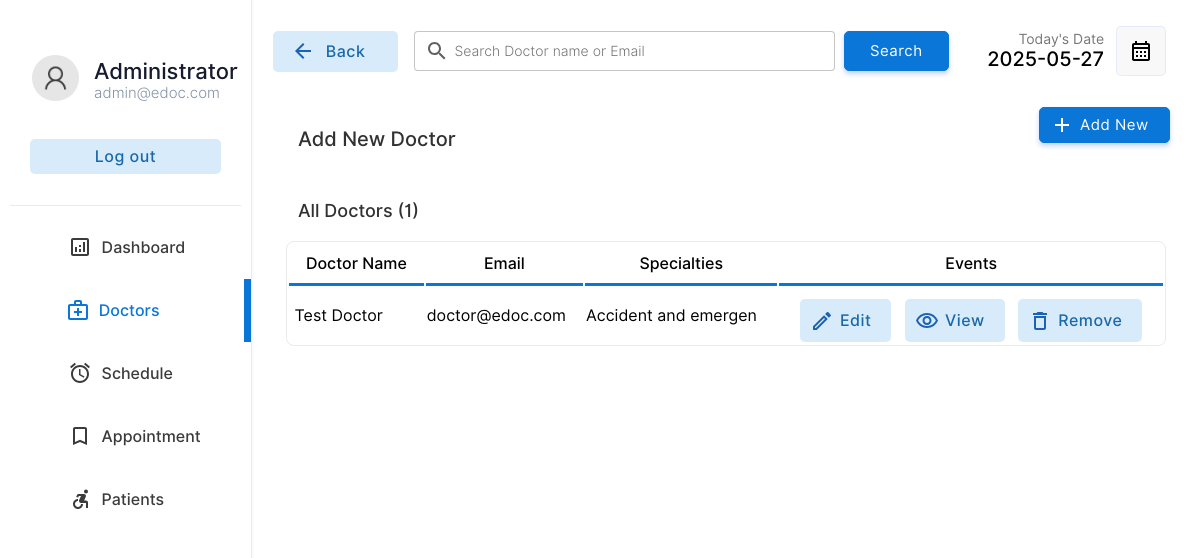
Page /doctor/doctors.php (signed in) on the earlier database version.
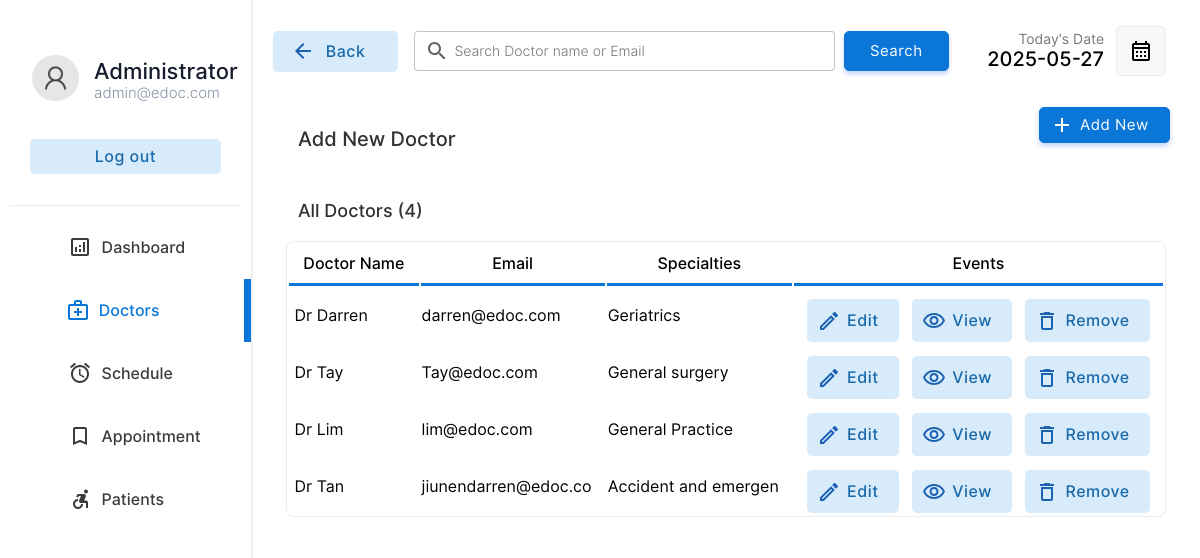
Same page on the later database version.
### tables this page shows
CREATE TABLE `doctor` (
  `docid` int(11) NOT NULL,
  `docemail` varchar(255) DEFAULT NULL,
  `docname` varchar(255) DEFAULT NULL,
  `docpassword` varchar(255) DEFAULT NULL,
  `docnic` varchar(15) DEFAULT NULL,
  `doctel` varchar(15) DEFAULT NULL,
  `specialties` int(2) DEFAULT NULL
);

CREATE TABLE `specialties` (
  `id` int(2) NOT NULL,
  `sname` varchar(50) DEFAULT NULL
);

### doctor/doctors.php (the view, shortened to what this page needs)
<!DOCTYPE html>
<html lang="en">
<head>
    <link rel="stylesheet" href="../css/animations.css">
    <link rel="stylesheet" href="../css/main.css">
    <link rel="stylesheet" href="../css/admin.css">
</head>
<body>
    <?php
    include("../connection.php");
    ?>
    <div class="container">
        <div class="menu">
            <table class="menu-container" border="0">
                <tr>
                    <td style="padding:10px" colspan="2">
                        <table border="0" class="profile-container">
                            <tr>
                                <td width="30%" style="padding-left:20px" >
                                    <img src="../img/user.png" alt="" width="100%" style="border-radius:50%">
                                </td>
                                <td style="padding:0px;margin:0px;">
                                    <p class="profile-title">Administrator</p>
                                    <p class="profile-subtitle">admin@edoc.com</p>
                                </td>
                            </tr>
                            <tr>
                                <td colspan="2">
                                <a href="../logout.php" ><input type="button" value="Log out" class="logout-btn btn-primary-soft btn"></a>
                                </td>
                            </tr>
                    </table>
                    </td>
                </tr>
                <tr class="menu-row" >
                    <td class="menu-btn menu-icon-dashbord" >
                        <a href="index.php" class="non-style-link-menu"><div><p class="menu-text">Dashboard</p></a></div></a>
                <tr class="menu-row">
                    <td class="menu-btn menu-icon-doctor menu-active menu-icon-doctor-active">
                        <a href="doctors.php" class="non-style-link-menu non-style-link-menu-active"><div><p class="menu-text">Doctors</p></a></div>
                <tr class="menu-row" >
                    <td class="menu-btn menu-icon-schedule">
                        <a href="schedule.php" class="non-style-link-menu"><div><p class="menu-text">Schedule</p></div></a>
                    </td>
                </tr>
                <tr class="menu-row">
                    <td class="menu-btn menu-icon-appoinment">
                        <a href="appointment.php" class="non-style-link-menu"><div><p class="menu-text">Appointment</p></a></div>
                    </td>
                </tr>
                <tr class="menu-row" >
                    <td class="menu-btn menu-icon-patient">
                        <a href="patient.php" class="non-style-link-menu"><div><p class="menu-text">Patients</p></a></div>
                    </td>
                </tr>
        <div class="dash-body">
            <table border="0" width="100%" style=" border-spacing: 0;margin:0;padding:0;margin-top:25px; ">
                <tr >
                    <td width="13%">
                        <a href="doctors.php" ><button  class="login-btn btn-primary-soft btn btn-icon-back"  style="padding-top:11px;padding-bottom:11px;margin-left:20px;width:125px"><font class="tn-in-text">Back</font></button></a>
                    </td>
                    <td>
                        <form action="" method="post" class="header-search">
                            <input type="search" name="search" class="input-text header-searchbar" placeholder="Search Doctor name or Email" list="doctors">&nbsp;&nbsp;
                            <?php
                                $list11 = $database->query("select  docname,docemail from  doctor;");
?>
                            <input type="Submit" value="Search" class="login-btn btn-primary btn" style="padding-left: 25px;padding-right: 25px;padding-top: 10px;padding-bottom: 10px;">
                        </form>
                    </td>
                    <td width="15%">
                        <p style="font-size: 14px;color: rgb(119, 119, 119);padding: 0;margin: 0;text-align: right;">
                            Today's Date
                        </p>
                        <p class="heading-sub12" style="padding: 0;margin: 0;">
                            <?php
                        $date = date('Y-m-d');
                        echo $date;
                        ?>
                        </p>
                    </td>
                    <td width="10%">
                        <button  class="btn-label"  style="display: flex;justify-content: center;align-items: center;"><img src="../img/calendar.svg" width="100%"></button>
                    </td>
                </tr>
                <tr >
                    <td colspan="2" style="padding-top:30px;">
                        <p class="heading-main12" style="margin-left: 45px;font-size:20px;color:rgb(49, 49, 49)">Add New Doctor</p>
                    </td>
                    <td colspan="2">
                        <a href="?action=add&id=none&error=0" class="non-style-link"><button  class="login-btn btn-primary btn button-icon"  style="display: flex;justify-content: center;align-items: center;margin-left:75px;background-image: url('../img/icons/add.svg');">Add New</font></button>
                            </a></td>
                </tr>
                <tr>
                    <td colspan="4" style="padding-top:10px;">
                        <p class="heading-main12" style="margin-left: 45px;font-size:18px;color:rgb(49, 49, 49)">All Doctors (<?php echo $list11->num_rows; ?>)</p>
                    </td>
                </tr>
                <?php
                    if($_POST){
                        $keyword=$_POST["search"];
                        $sqlmain= "select * from doctor where docemail='$keyword' or docname='$keyword' or docname like '$keyword%' or docname like '%$keyword' or docname like '%$keyword%'";
                    }else{
                        $sqlmain= "select * from doctor order by docid desc";
                    }
                ?>
                <tr>
                   <td colspan="4">
                       <center>
                        <div class="abc scroll">
                        <table width="93%" class="sub-table scrolldown" border="0">
                        <thead>
                        <tr>
                                <th class="table-headin">
                                Doctor Name
                                </th>
                                <th class="table-headin">
                                    Email
                                </th>
                                <th class="table-headin">
                                    Specialties
                                </th>
                                <th class="table-headin">
                                    Events
                                </tr>
                        </thead>
                        <tbody>
                            <?php
                                $result= $database->query($sqlmain);
                                if($result->num_rows==0){
                                    echo '<tr>
                                    <td colspan="4">
                                    <br><br><br><br>
                                    <center>
                                    <img src="../img/notfound.svg" width="25%">
                                    <br>
                                    <p class="heading-main12" style="margin-left: 45px;font-size:20px;color:rgb(49, 49, 49)">We  couldnt find anything related to your keywords !</p>
                                    <a class="non-style-link" href="doctors.php"><button  class="login-btn btn-primary-soft btn"  style="display: flex;justify-content: center;align-items: center;margin-left:20px;">&nbsp; Show all Doctors &nbsp;</font></button>
                                    </a>
                                    </center>
                                    <br><br><br><br>
                                    </td>
                                    </tr>';
                                }
                                else{
                                for ( $x=0; $x<$result->num_rows;$x++){
                                    $row=$result->fetch_assoc();
                                    $docid=$row["docid"];
                                    $name=$row["docname"];
                                    $email=$row["docemail"];
                                    $spe=$row["specialties"];
                                    $spcil_res= $database->query("select sname from specialties where id='$spe'");
                                    $spcil_array= $spcil_res->fetch_assoc();
                                    $spcil_name=$spcil_array["sname"];
                                    echo '<tr>
                                        <td> &nbsp;'.
                                        substr($name,0,30)
                                        .'</td>
                                        <td>
                                        '.substr($email,0,20).'
                                        </td>
                                        <td>
                                            '.substr($spcil_name,0,20).'
                                        </td>
                                        <td>
                                        <div style="display:flex;justify-content: center;">
                                        <a href="?action=edit&id='.$docid.'&error=0" class="non-style-link"><button  class="btn-primary-soft btn button-icon btn-edit"  style="padding-left: 40px;padding-top: 12px;padding-bottom: 12px;margin-top: 10px;"><font class="tn-in-text">Edit</font></button></a>
                                        &nbsp;&nbsp;&nbsp;
                                        <a href="?action=view&id='.$docid.'" class="non-style-link"><button  class="btn-primary-soft btn button-icon btn-view"  style="padding-left: 40px;padding-top: 12px;padding-bottom: 12px;margin-top: 10px;"><font class="tn-in-text">View</font></button></a>
                                       &nbsp;&nbsp;&nbsp;
                                       <a href="?action=drop&id='.$docid.'&name='.$name.'" class="non-style-link"><button  class="btn-primary-soft btn button-icon btn-delete"  style="padding-left: 40px;padding-top: 12px;padding-bottom: 12px;margin-top: 10px;"><font class="tn-in-text">Remove</font></button></a>
                                        </div>
                                        </td>
                                    </tr>';
                                }
                            }
                            ?>
                            </tbody>
                        </table>
                        </div>
                        </center>
                   </td>
                </tr>
            </table>
        </div>
</body>
</html>

### css/main.css (style rules this page uses)
:root { --primarycolor: #0A76D8; --primarycolorhover: #006dd3; --btnice:#D8EBFA; --btnnicetext:#1b62b3; }
body { margin: 0; padding: 0; border-spacing: 0; font-family: 'Inter', sans-serif; }
.input-text { border-radius: 4px; border: 0.5px solid rgb(226, 226, 226); padding: 10px; width: 92%; transition: 0.2s; outline: none; }
.input-text { border: 1px solid #e9ecef; font-size: 14px; line-height: 26px; background-color: #fff; display: block; width: 100%; padding: .375rem .75rem; font-weight: 300; line-height: 1.5; color: #212529; background-color: #fff; background-clip: padding-box; -webkit-appearance: none; -moz-appearance: none; appearance: none; border-radius: .25rem; transition: border-color .15s ease-in-out,box-shadow .15s ease-in-out; }
.input-text::placeholder { font-family: 'Inter', sans-serif; }
.btn { cursor: pointer; padding: 8px 20px; outline: none; text-decoration: none; font-size: 15px; letter-spacing: 0.5px; transition: all 0.3s; border-radius: 5px; font-family: 'Inter', sans-serif; }
.btn-primary { background-color: var(--primarycolor) ; border: 1px solid var(--primarycolor) ; color: #fff ; box-shadow: 0 3px 5px 0 rgba(57,108,240,0.3); }
.btn-primary-soft { background-color: #D8EBFA ; color: #1969AA; font-weight: 500; font-size: 16px; border: none; }
.non-style-link:link, .non-style-link:visited, .non-style-link:hover, .non-style-link:active { text-decoration: none; color: rgb(43, 43, 43); }
.btn-label { margin-left: 10px; padding: 12px 12px; outline: none; text-decoration: none; font-size: 15px; letter-spacing: 0.5px; transition: all 0.3s; border-radius: 5px; background-color: #f0f0f073; border: 1px solid rgba(57,108,240,0.1) ; font-family: 'Inter', sans-serif; }
.sub-table { border: 1px solid #ebebeb; border-radius: 8px; }
.table-headin { font-size: 16px; font-weight: 500; padding: 10px; border-bottom: 3px solid var(--primarycolor); }
.abc { width: 100%; height: 550px; overflow: auto; }
input[type=search] { background-image: url('../img/search.svg'); background-position: 10px 50%; background-repeat: no-repeat; transition: 0.5s; padding: 8px 20px 8px 40px; }
.button-icon { background-position: 10px 50%; background-repeat: no-repeat; transition: 0.5s; padding: 8px 20px 8px 40px; }
.menu-btn { padding:6px; color: #3b3b3b; background-position: 30% 50%; background-repeat: no-repeat; transition: 0.5s; }
.menu-text { padding-left: 40%; font-weight: 500; font-size: 16px; }
.menu-active { color: var(--primarycolor); border-right: 7px solid var(--primarycolor); background-color: var(); }
.non-style-link-menu:link, .non-style-link-menu:visited, .non-style-link-menu:active { text-decoration: none; color: #3b3b3b; }
.non-style-link-menu-active:link, .non-style-link-menu-active:visited, .non-style-link-menu-active:active { text-decoration: none; color: var(--primarycolor); }
.menu-icon-dashbord { background-image: url('../img/icons/dashboard.svg'); }
.menu-icon-doctor { background-image: url('../img/icons/doctors.svg'); }
.menu-icon-schedule { background-image: url('../img/icons/schedule.svg'); }
.menu-icon-appoinment { background-image: url('../img/icons/book.svg'); }
.menu-icon-patient { background-image: url('../img/icons/patients.svg'); }
.menu-icon-doctor:hover,.menu-icon-doctor-active { color: var(--primarycolor); background-image: url('../img/icons/doctors-hover.svg'); }
.btn-icon-back { background-image: url('../img/icons/back-iceblue.svg'); background-position: 18px 50%; background-repeat: no-repeat; transition: 0.5s; padding: 8px 20px 8px 40px; }
.btn-edit { background-image: url('../img/icons/edit-iceblue.svg'); }
.btn-view { background-image: url('../img/icons/view-iceblue.svg'); }
.btn-delete { background-image: url('../img/icons/delete-iceblue.svg'); }

### doctor/doctors.php (style rules this page uses)
.sub-table { animation: transitionIn-Y-bottom 0.5s; }

Differences in the rows shown:
removed doctor: docname "Test Doctor", docemail "doctor@edoc.com", specialties.sname "Accident and emergen"
added doctor: docname "Dr Darren", docemail "darren@edoc.com", specialties.sname "Geriatrics"
added doctor: docname "Dr Tay", docemail "Tay@edoc.com", specialties.sname "General surgery"
added doctor: docname "Dr Lim", docemail "lim@edoc.com", specialties.sname "General Practice"
added doctor: docname "Dr Tan", docemail "jiunendarren@edoc.co", specialties.sname "Accident and emergen"
Other differences:
$list11->num_rows: "1" → "4"
